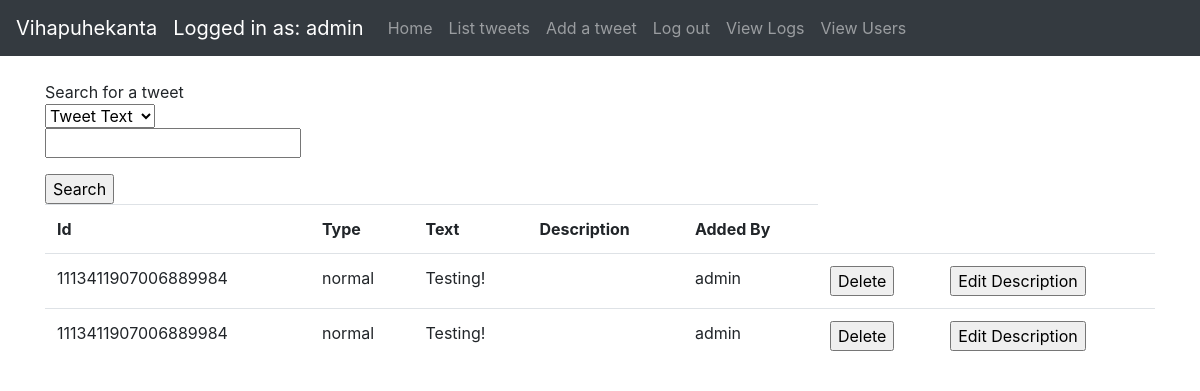
The page /tweets (signed in) on the database its author committed.
### application/auth/models.py (models this page shows, shortened)
class User(db.Model):
    __tablename__ = "account"
    id = db.Column(db.Integer, primary_key=True)
    date_created = db.Column(db.DateTime, default=db.func.current_timestamp())
    date_modified = db.Column(db.DateTime, default=db.func.current_timestamp(),
                              onupdate=db.func.current_timestamp())
    name = db.Column(db.String(144), nullable=False)
    username = db.Column(db.String(144), nullable=False)
    password = db.Column(db.String(144), nullable=False)
    urole = db.Column(db.String(80))
    tweets = db.relationship("Tweet", backref='account', lazy=True)

### application/tweets/models.py (models this page shows, shortened)
class Tweet(db.Model):
    id = db.Column(db.Integer, primary_key=True)
    date_created = db.Column(db.DateTime, default=db.func.current_timestamp())
    date_modified = db.Column(db.DateTime, default=db.func.current_timestamp(),
                              onupdate=db.func.current_timestamp())
    tweetid = db.Column(db.String(100))
    tweettype = db.Column(db.String(100))
    tweettext = db.Column(db.String(300))
    addedby = db.Column(db.String(100))
    tweetdescription = db.Column(db.String(100))
    account_id = db.Column(db.Integer, db.ForeignKey('account.id'),
                           nullable=False)

### application/tweets/views.py (the view)
@app.route("/tweets", methods=['GET', 'POST'])
@login_required
def tweets_index():
    search = TweetSearchForm(request.form)
    if request.method == 'POST':
        return search_results(search)
    if current_user.urole == "ADMIN":
        tweets = tweet_query_all().limit(100).all()
    else:
        tweets = tweet_query_user().limit(100).all()
    return render_template("tweets/list.html", tweets=tweets, form=search)

### application/tweets/forms.py
class TweetSearchForm(Form):
    choices = [('Tweet Text', 'Tweet Text'), ('Tweet Type', 'Tweet Type')]
    select = SelectField('Search for tweets: ', choices=choices)
    search = StringField('')

### application/__init__.py (called while the page is built)
@login_manager.user_loader
def load_user(user_id):
    return User.query.get(user_id)

### application/tweets/views.py (called while the page is built)
def tweet_query_all():
    return db.session().query(Tweet)

### application/templates/tweets/list.html (shortened to what this page needs)
{% extends "layout.html" %}
{% block body %}
    {% if current_user.is_authenticated %}
        <div>Search for a tweet</div>
        <form method=post action="{{ url_for('tweets_index') }}">
            <d1>
                {{ form.select }}
                <p>
                    {{ form.search }}
            </d1>
            </p><input type="submit" value="Search"/>
        </form>
        <table class="table table-hover">
            <tr>
                <th>Id</th>
                <th>Type</th>
                <th>Text</th>
                <th>Description</th>
                {% if current_user.urole == "ADMIN" %}
                    <th>Added By</th>
                {% endif %}
            </tr>
            {% for tweet in tweets %}
                <tr>
                    <td>{{ tweet.tweetid }}</td>
                    <td>{{ tweet.tweettype }}</td>
                    <td>{{ tweet.tweettext }}</td>
                    <td>{{ tweet.tweetdescription }}</td>
                    {% if current_user.urole == "ADMIN" %}
                    <td>{{ tweet.addedby }}</td>
                    {% endif %}
                    <td>
                        <form method="POST" action="{{ url_for('tweet_delete', id = tweet.id) }}">
                            <input type="submit" value="Delete">
                        </form>
                    </td>
                    <td>
                        <form method="GET" action="{{ url_for('tweets_view', id = tweet.id) }}">
                            <input type="submit" value="Edit Description">
                        </form>
                    </td>
                </tr>
            {% endfor %}
        </table>
    {% else %}
        <div>Log in</div>
    {% endif %}
{% endblock %}

### application/templates/layout.html (shortened to what this page needs)
<!DOCTYPE html>
<html>
<head>
    <link rel="stylesheet" href="https://maxcdn.bootstrapcdn.com/bootstrap/4.0.0/css/bootstrap.min.css"
>
</head>
<body>
<nav class="navbar navbar-expand-md navbar-dark bg-dark mb-4">
    <a class="navbar-brand" href="#">Vihapuhekanta</a>
    {% if current_user.is_authenticated %}
        <ul class="navbar-nav mr-auto">
            <li>
                <a class="navbar-brand" href="#">Logged in as: {{ current_user.name }}</a>
            </li>
            <li class="nav-item">
                <a class="nav-link" href="/">Home</a>
            </li>
            <li class="nav-item">
                <a class="nav-link" href="{{ url_for('tweets_index') }}">List tweets</a>
            </li>
            <li class="nav-item">
                <a class="nav-link" href="{{ url_for('tweets_form') }}">Add a tweet</a>
            </li>
            <li class="nav-item">
                <a class="nav-link" href="{{ url_for('auth_logout') }}">Log out</a>
            </li>
            {% if current_user.urole == "ADMIN" %}
                <li class="nav-item">
                    <a class="nav-link" href="{{ url_for('view_logs') }}">View Logs</a>
                </li>
                <li class="nav-item">
                    <a class="nav-link" href="{{ url_for('auth_users') }}">View Users</a>
                </li>
            {% endif %}
        </ul>
    {% endif %}
</nav>
<main role="main" class="container">
    {% block body %}{% endblock %}
</main>
</body>
</html>

### rows shown on the page
User: name "admin"
Tweet: tweetid "1113411907006889984", tweettype "normal", tweettext "Testing!", addedby "admin"
Tweet: tweetid "1113411907006889984", tweettype "normal", tweettext "Testing!", addedby "admin"
